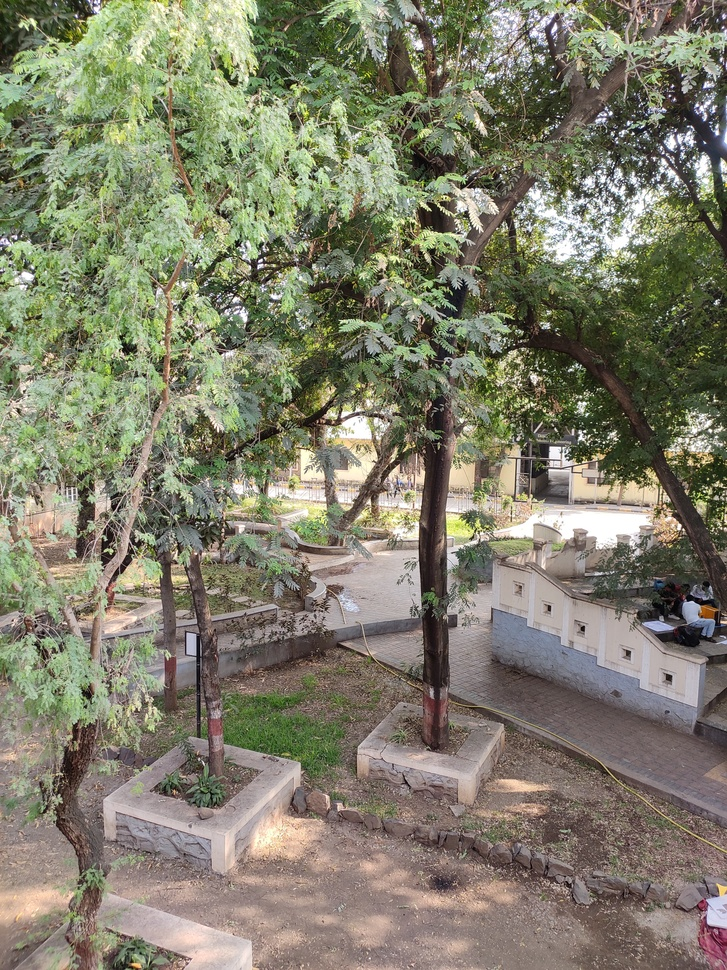
#> input picture clg.jpg, 727 x 970 px, shrunk from 3000 x 4000 before the run, found by its file name
$ python assign1.py
#> lines starting #> are read from the running program, lines starting #| are printed output that depends on the picture
from PIL import Image
import numpy as np
import matplotlib.pyplot as plt


image_path = 'F:\TY Sem 2\IPPR\Practicals\clg.jpg'
image = Image.open(image_path).rotate(angle=-90,expand=True)
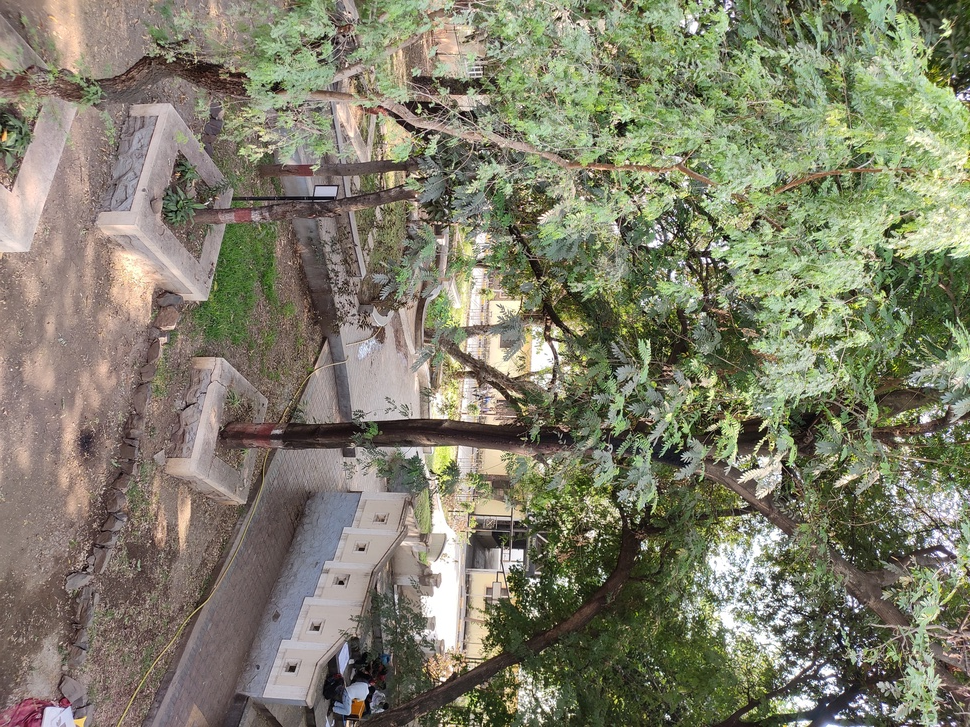
#> image: PIL image 970x727 RGB; mean R, G, B 128.3, 126.8, 107
print(image.size)
#| (970, 727)


image_array = np.array(image)


r, g, b = np.split(image_array, 3, axis=2)
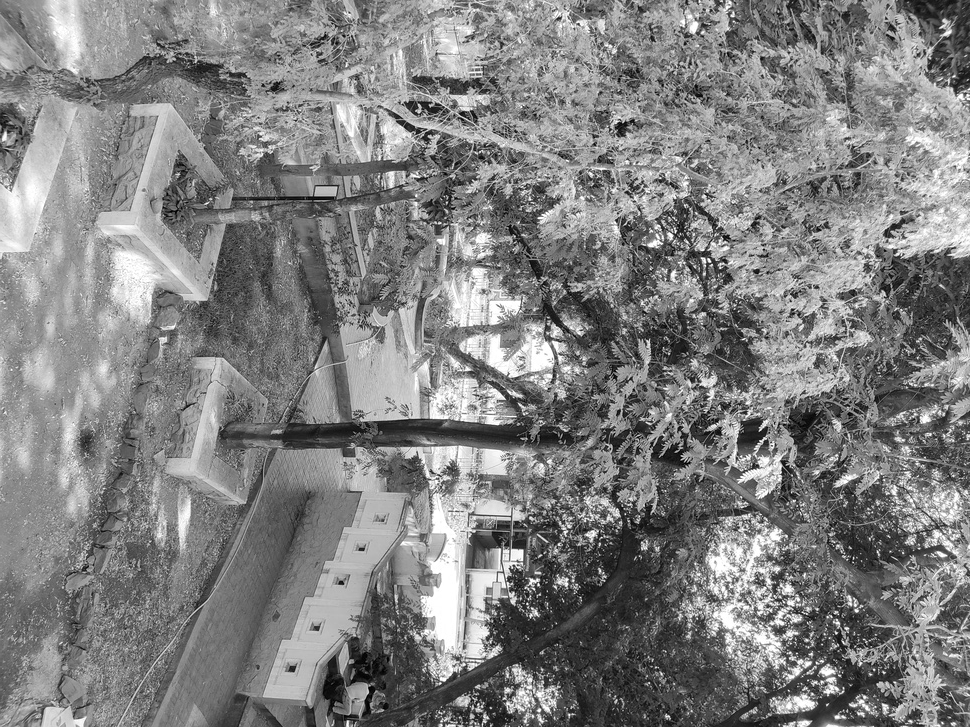
#> r: shape (727, 970, 1); min 0, max 255, mean 128.3
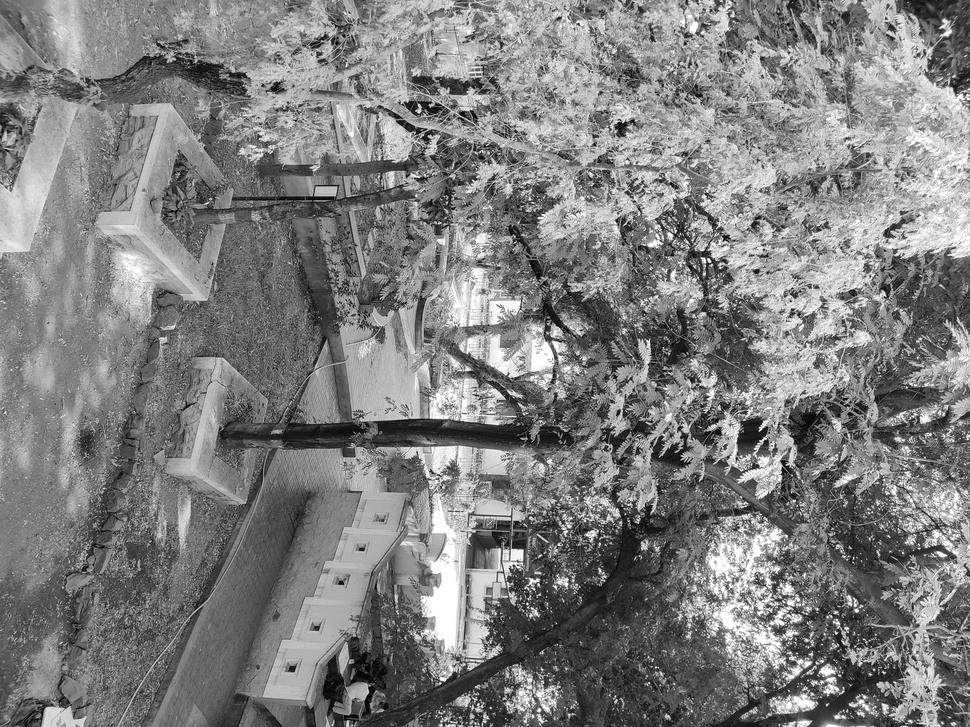
#> g: shape (727, 970, 1); min 0, max 255, mean 126.8
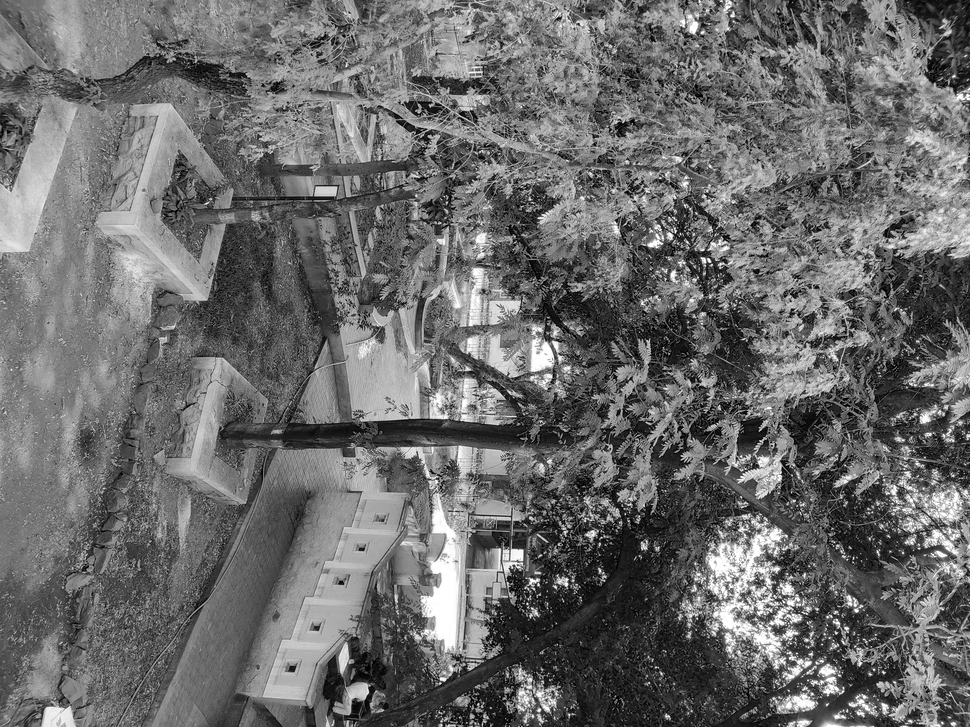
#> b: shape (727, 970, 1); min 0, max 255, mean 107
print(image_array)
#> (printed output is left out)

r = np.clip(r, 0, 255)
g = np.clip(g, 0, 255)
b = np.clip(b, 0, 255)


fig,axes = plt.subplots(2, 2, figsize=(10, 7))


axes[0, 0].imshow(image)
axes[0, 0].set_title('Original')
axes[0, 0].axis('off')


axes[0, 1].imshow(r, cmap='Reds' )
axes[0, 1].set_title('Red Channel')
axes[0, 1].axis('off')

axes[1, 0].imshow(g, cmap='Greens')
axes[1, 0].set_title('Green Channel')
axes[1, 0].axis('off')

axes[1, 1].imshow(b, cmap='Blues')
axes[1, 1].set_title('Blue Channel')
axes[1, 1].axis('off')


plt.show()
